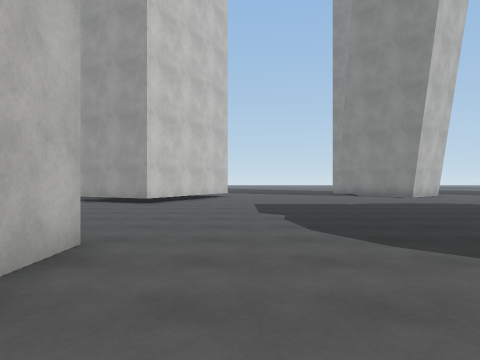
[1] (above)

24 first-person views from a walk through a 3-D level made in the Unity game engine. The camera is 1.3 m above the floor, looks level and sees 70° across. The floor is counted in squares, 1.8 m on a side. Each view is taken from the middle of a square. On the plan, view 1 faces up. The plan holds only what a view shows up to about 11 squares ahead; the rest is blank. The place goes on beyond the plan. The player character is not drawn. Surface patterns are stand-ins for the level's own textures.

[2]
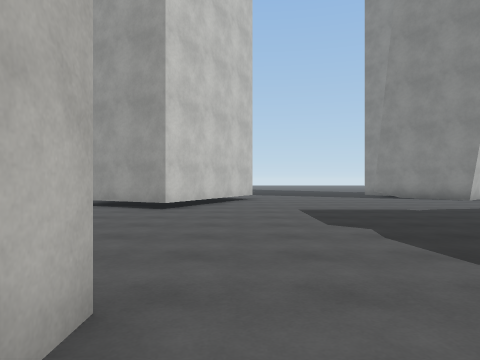

[3]
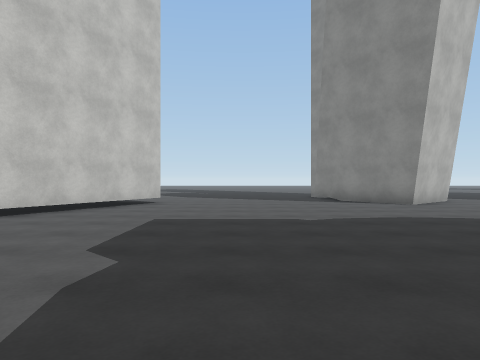

[4]
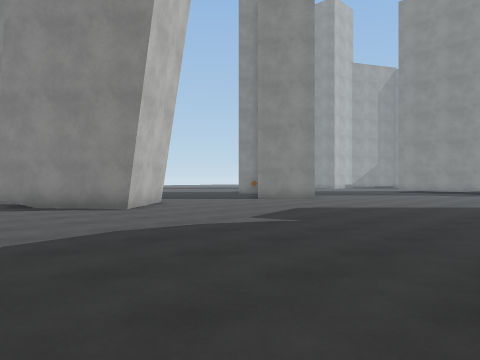

[5]
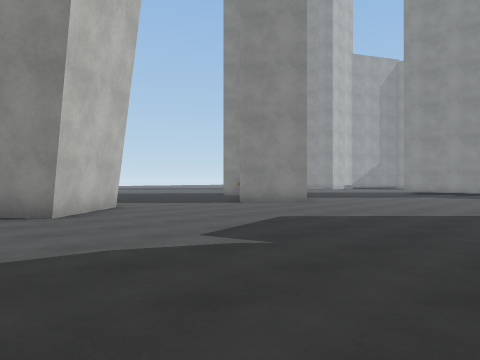

[6]
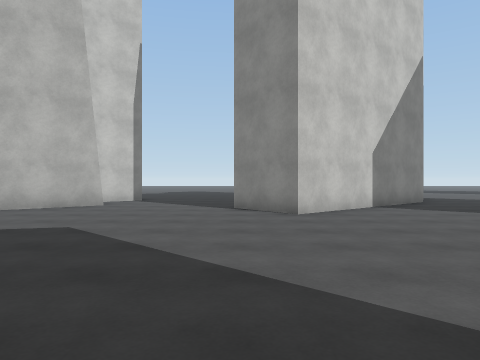

[7]
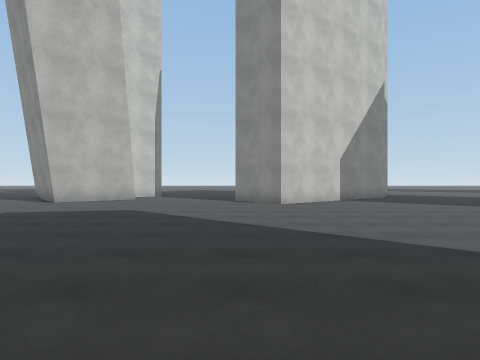

[8]
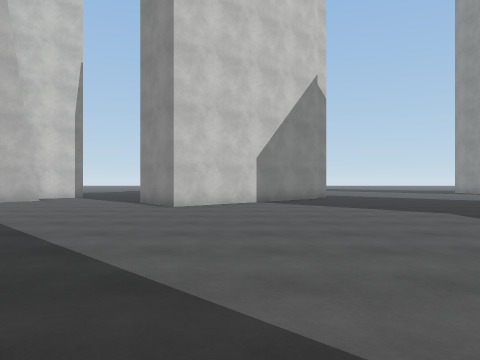

[9]
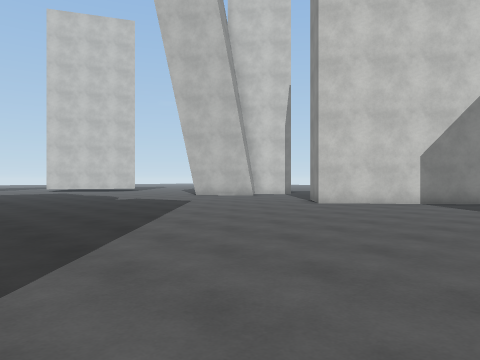

[10]
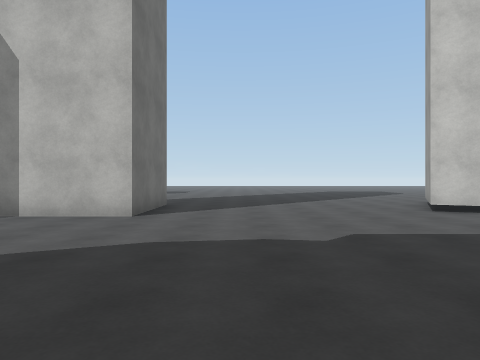

[11]
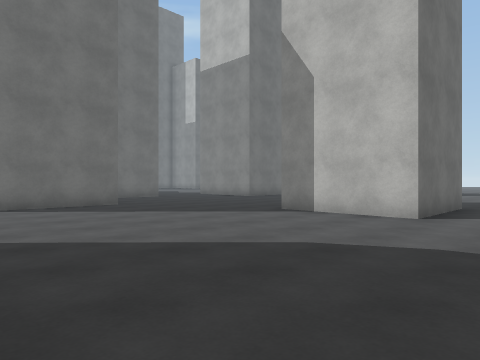

[12]
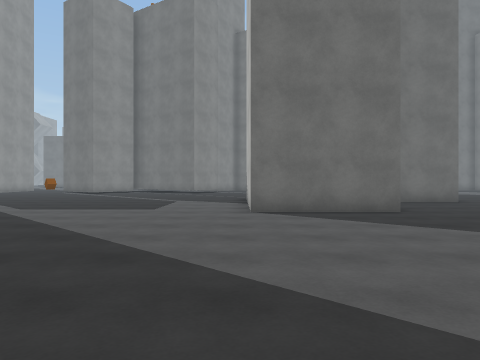

[13]
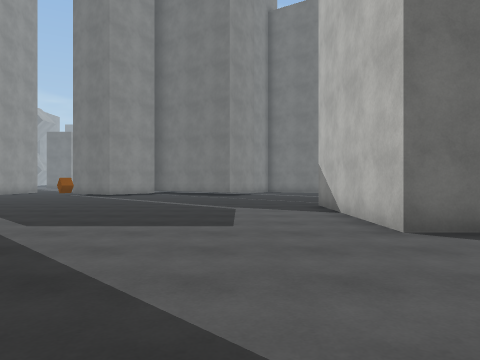

[14]
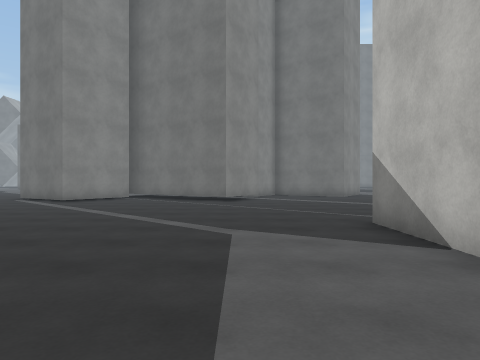

[15]
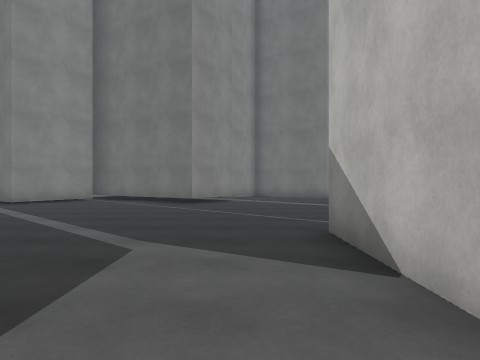

[16]
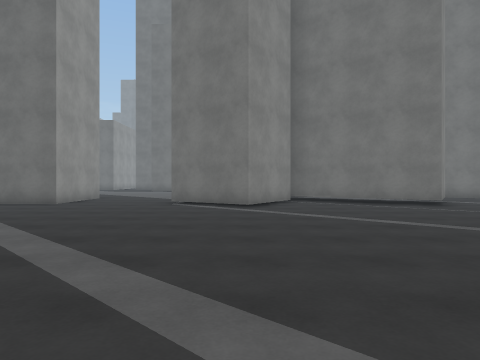

[17]
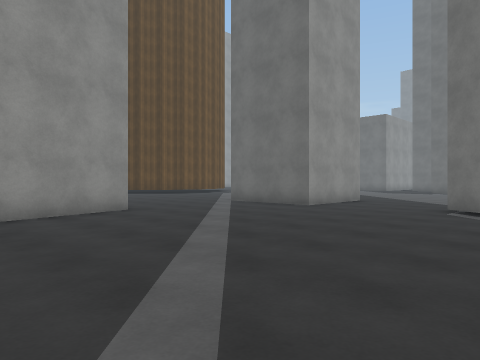

[18]
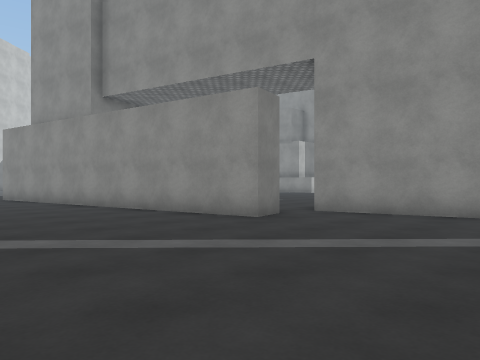

[19]
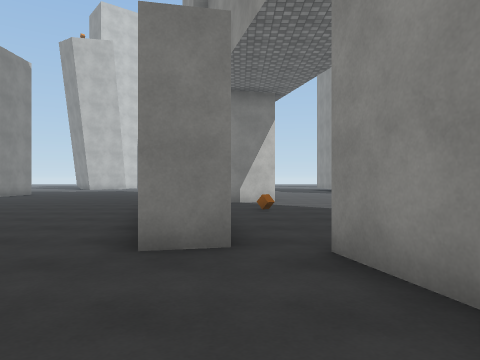

[20]
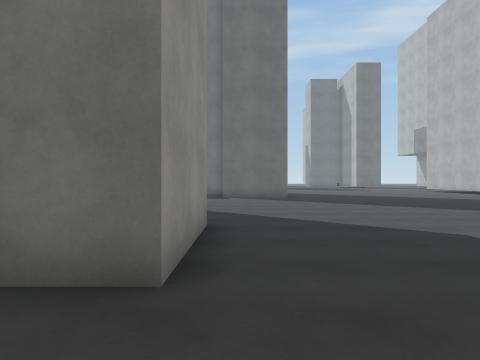

[21]
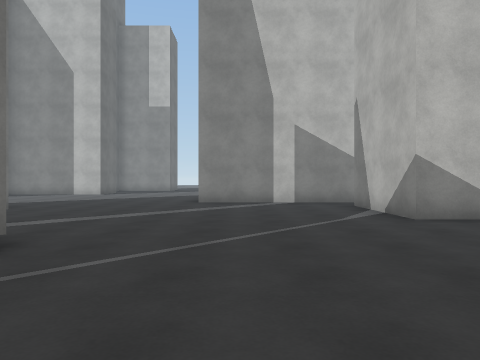

[22]
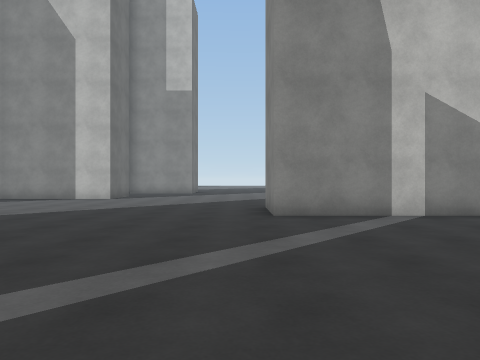

[23]
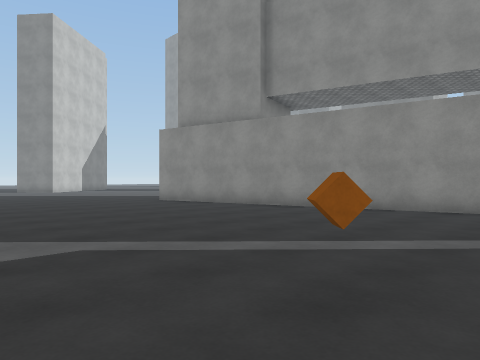

[24]
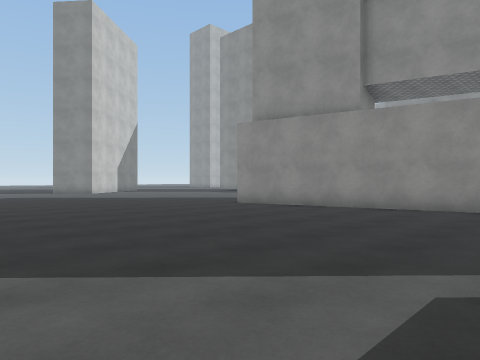

### Floor plan
Points are (right, up) in squares from view 1. A wall is a line through its corners. A room is listed if a view was taken in it or the views show most of it. See-through windows are left out.
Room 1 (views 1, 2, 3, 4, 5, 6, 7, 8, 9, 10, 11, 12, 13, 14, 15, 16, 17, 18, 19, 20, 21, 22, 23, 24)
walls: (5.6, -15.6) (6.5, -14.4) (8.9, -16); (0.4, -3.7) (3.8, -3.7) (3.8, -8.8) (0.4, -8.8); (-0.9, -8.2) (-0.9, -13.3) (-3, -13.3); (10.5, -16) (11.8, -14.2) (14.2, -15.7); (18, -7.3) (17, -7.5) (14.7, 2.8); (19.9, -11) (18.9, -7.5); (17.5, -18.5) (17.5, -15.3) (19.2, -15.3); (-5, 3.9) (-1.8, 3.9) (-1.8, 0.6); (9.2, 15.7) (7.1, 13.8) (4.8, 16.7); (-0.5, 15) (-2.8, 10.3) (-5.2, 11.6); (18.8, 17) (14.2, 13.2) (12.9, 14.8)
ways out: opening at (18, -7); opening at (20, -1)
objects: other object (10, -7)

Where each view was taken, in squares from view 1:
view 1: 0 up, 0 right, facing up
view 2: 2 up, 1 left, facing up
view 3: 4 up, 2 right, facing up
view 4: 6 up, 3 right, facing up-right
view 5: 7 up, 5 right, facing up-right
view 6: 6 up, 13 right, facing up
view 7: 3 up, 13 right, facing up
view 8: 4 up, 16 right, facing up
view 9: 4 up, 20 right, facing up-left
view 10: 6 up, 5 right, facing left
view 11: 6 up, 5 right, facing down-left
view 12: 4 up, 4 right, facing down
view 13: 1 up, 6 right, facing down
view 14: 3 down, 6 right, facing down
view 15: 4 down, 5 right, facing down
view 16: 5 down, 12 right, facing down
view 17: 7 down, 12 right, facing down-right
view 18: 12 down, 12 right, facing up-right
view 19: 11 down, 18 right, facing up
view 20: 13 down, 17 right, facing down
view 21: 12 down, 10 right, facing left
view 22: 14 down, 6 right, facing left
view 23: 8 down, 8 right, facing up-right
view 24: 5 down, 7 right, facing up-right
